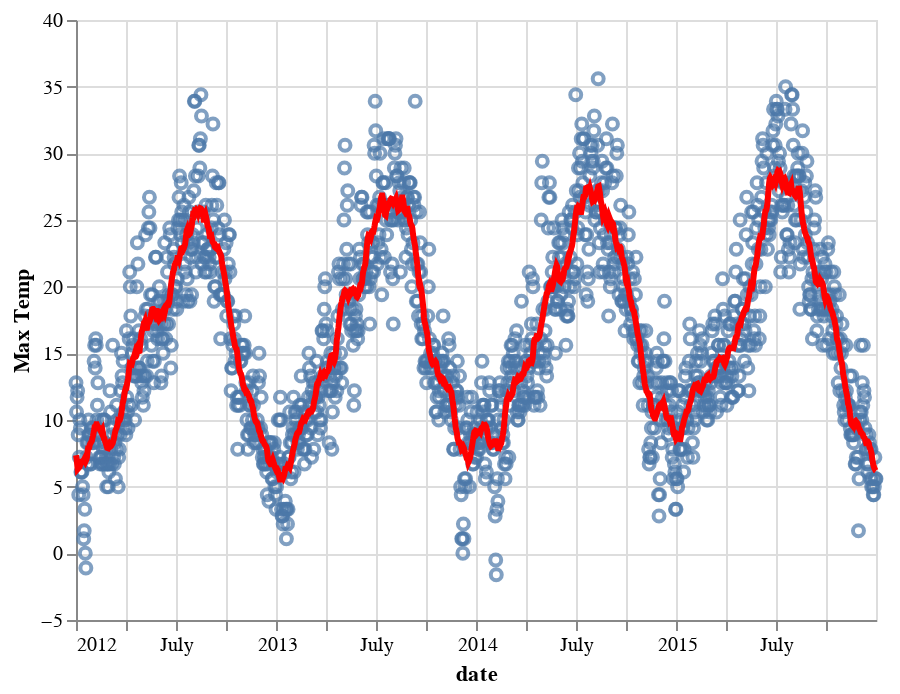

Notebook cell for this chart:
### Code cell
source = data.seattle_weather()

line = alt.Chart(source).mark_line(
    color='red',
    size=3
).transform_window(
    rolling_mean='mean(temp_max)',
    frame=[-15, 15]
).encode(
    x='date:T',
    y='rolling_mean:Q'
)

points = alt.Chart(source).mark_point().encode(
    x='date:T',
    y=alt.Y('temp_max:Q',
            axis=alt.Axis(title='Max Temp'))
)

points + line

### Figure 1 — Vega-Lite specification as saved in the notebook (floating-point values rounded to 4 significant figures; data arrays with more than 128 entries replaced by an {"elided": "..."} marker saying what was removed)
{"config": {"view": {"continuousWidth": 400, "continuousHeight": 300}}, "layer": [{"mark": "point", "encoding": {"x": {"field": "date", "type": "temporal"}, "y": {"axis": {"title": "Max Temp"}, "field": "temp_max", "type": "quantitative"}}}, {"mark": {"type": "line", "color": "red", "size": 3}, "encoding": {"x": {"field": "date", "type": "temporal"}, "y": {"field": "rolling_mean", "type": "quantitative"}}, "transform": [{"window": [{"op": "mean", "field": "temp_max", "as": "rolling_mean"}], "frame": [-15, 15]}]}], "data": {"name": "data-830c39fec90146253fb06a06c26374ef"}, "$schema": "https://vega.github.io/schema/vega-lite/v4.17.0.json", "datasets": {"data-830c39fec90146253fb06a06c26374ef": {"elided": "1461 records"}}}
